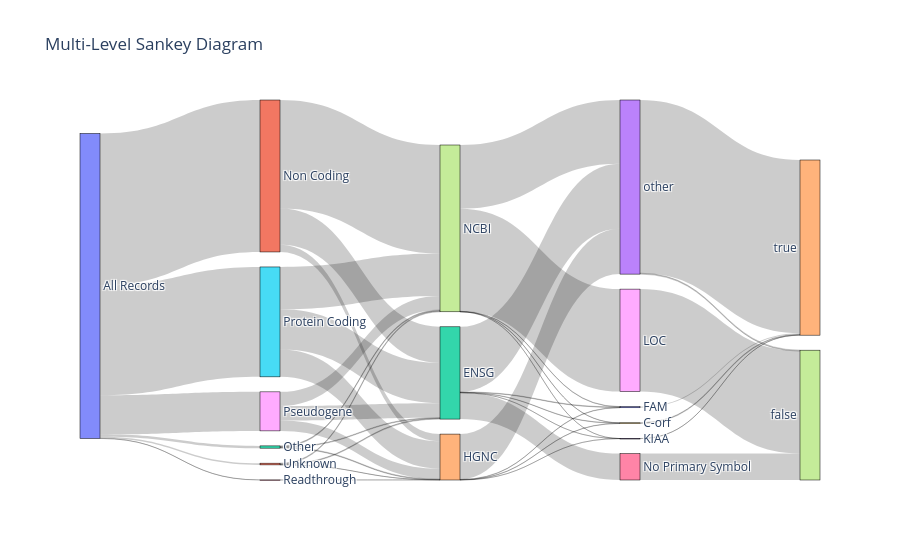

Notebook source saved alongside this figure:
### Code cell
fig = go.Figure(data=[go.Sankey(
    arrangement="snap",  # optional: controls node layout
    node=dict(
        pad=15,
        thickness=20,
        line=dict(color="black", width=0.5),
        label=labels,  # the unique values from all columns
    ),
    link=dict(
        source=sources,  # indices in 'labels' list
        target=targets,
        value=values
    )
)])

fig.update_layout(title_text="Multi-Level Sankey Diagram", font_size=12)
fig.show()

### Figure 1 — Plotly figure (JSON) as saved in the notebook; plotly's stock layout.template omitted (floating-point values rounded to 4 significant figures)
{"data": [{"arrangement": "snap", "link": {"source": [0, 0, 0, 0, 0, 0, 1, 1, 1, 12, 12, 12, 5, 5, 5, 8, 8, 8, 16, 11, 11, 11, 2, 2, 2, 2, 2, 14, 14, 14, 14, 17, 17, 17, 17, 17, 9, 10, 13, 18, 6, 3, 3], "target": [1, 12, 5, 8, 16, 11, 2, 14, 17, 2, 14, 17, 2, 14, 17, 2, 14, 17, 14, 2, 14, 17, 9, 10, 13, 6, 3, 9, 10, 13, 3, 9, 10, 13, 18, 3, 4, 4, 4, 7, 7, 7, 4], "value": [219093, 3292, 158464, 56277, 161, 2478, 52087, 10407, 156599, 946, 1034, 1312, 57993, 39493, 60978, 20949, 15006, 20322, 161, 1090, 91, 1297, 420, 711, 48, 38041, 93845, 344, 452, 43, 65368, 317, 518, 47, 147789, 91837, 1081, 1681, 138, 147789, 38041, 1372, 249678]}, "node": {"label": ["All Records", "Non Coding", "ENSG", "other", true, "Protein Coding", "No Primary Symbol", false, "Pseudogene", "C-orf", "FAM", "Unknown", "Other", "KIAA", "HGNC", null, "Readthrough", "NCBI", "LOC"], "line": {"color": "black", "width": 0.5}, "pad": 15, "thickness": 20}, "type": "sankey"}], "layout": {"font": {"size": 12}, "title": {"text": "Multi-Level Sankey Diagram"}}}
